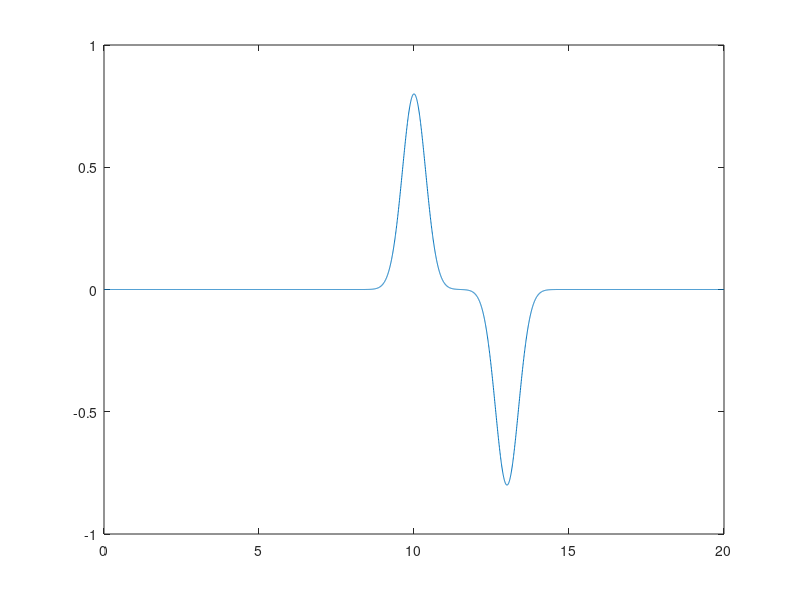

Write MATLAB code to recreate this figure. (Note: this script raises an error after producing the figure.)
ts = 0.005;
fs = 1/ts;

t = 0:ts:20;

y = 0.8*gauspuls(t-10,fs,0.005) - 0.8*gauspuls(t-13,fs,0.005);
y(abs(y)<(1e-4)) = 0  %set small values zero
plot(t,y)
gauss_out = [t;y];

save('gauss_pulse.mat','gauss_out', '-v7.3');